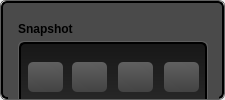
            <widget class="QFrame" name="frame_white_border_10">
             <property name="minimumSize">
              <size>
               <width>225</width>
               <height>0</height>
              </size>
             </property>
             <property name="maximumSize">
              <size>
               <width>230</width>
               <height>16777215</height>
              </size>
             </property>
             <property name="styleSheet">
              <string notr="true">QFrame {
    border: 1px solid rgb(95, 95, 95);
    border-radius: 6px;
}</string>
             </property>
             <property name="frameShape">
              <enum>QFrame::StyledPanel</enum>
             </property>
             <property name="frameShadow">
              <enum>QFrame::Raised</enum>
             </property>
             <property name="lineWidth">
              <number>1</number>
             </property>
             <layout class="QGridLayout" name="gridLayout_14">
              <property name="margin">
               <number>0</number>
              </property>
              <property name="spacing">
               <number>0</number>
              </property>
              <item row="0" column="0">
               <widget class="QFrame" name="frame_center_nest_7">
                <property name="minimumSize">
                 <size>
                  <width>0</width>
                  <height>0</height>
                 </size>
                </property>
                <property name="maximumSize">
                 <size>
                  <width>16777215</width>
                  <height>16777215</height>
                 </size>
                </property>
                <property name="styleSheet">
                 <string notr="true">QFrame {
  background: rgb(74, 74, 74);
    border-style: solid;
    border: 2px solid #000000;
    border-radius: 6px;
}</string>
                </property>
                <property name="frameShape">
                 <enum>QFrame::StyledPanel</enum>
                </property>
                <property name="frameShadow">
                 <enum>QFrame::Raised</enum>
                </property>
                <property name="lineWidth">
                 <number>1</number>
                </property>
                <widget class="QFrame" name="frame_13">
                 <property name="geometry">
                  <rect>
                   <x>7</x>
                   <y>10</y>
                   <width>211</width>
                   <height>241</height>
                  </rect>
                 </property>
                 <property name="styleSheet">
                  <string notr="true">border: none;</string>
                 </property>
                 <property name="frameShape">
                  <enum>QFrame::StyledPanel</enum>
                 </property>
                 <property name="frameShadow">
                  <enum>QFrame::Raised</enum>
                 </property>
                 <widget class="QLabel" name="label_14">
                  <property name="geometry">
                   <rect>
                    <x>10</x>
                    <y>10</y>
                    <width>161</width>
                    <height>16</height>
                   </rect>
                  </property>
                  <property name="font">
                   <font>
                    <weight>75</weight>
                    <bold>true</bold>
                   </font>
                  </property>
                  <property name="styleSheet">
                   <string notr="true">border: none;</string>
                  </property>
                  <property name="text">
                   <string>Snapshot</string>
                  </property>
                 </widget>
                 <widget class="QFrame" name="frame_74">
                  <property name="geometry">
                   <rect>
                    <x>10</x>
                    <y>30</y>
                    <width>190</width>
                    <height>200</height>
                   </rect>
                  </property>
                  <property name="minimumSize">
                   <size>
                    <width>190</width>
                    <height>100</height>
                   </size>
                  </property>
                  <property name="maximumSize">
                   <size>
                    <width>190</width>
                    <height>200</height>
                   </size>
                  </property>
                  <property name="styleSheet">
                   <string notr="true">QFrame {
background-color: none;
border: 1px solid rgb(95, 95, 95)
}</string>
                  </property>
                  <property name="frameShape">
                   <enum>QFrame::StyledPanel</enum>
                  </property>
                  <property name="frameShadow">
                   <enum>QFrame::Raised</enum>
                  </property>
                  <widget class="QFrame" name="frame_75">
                   <property name="geometry">
                    <rect>
                     <x>1</x>
                     <y>1</y>
                     <width>188</width>
                     <height>198</height>
                    </rect>
                   </property>
                   <property name="minimumSize">
                    <size>
                     <width>100</width>
                     <height>198</height>
                    </size>
                   </property>
                   <property name="maximumSize">
                    <size>
                     <width>190</width>
                     <height>198</height>
                    </size>
                   </property>
                   <property name="styleSheet">
                    <string notr="true">QFrame {

background-color: qlineargradient(spread:pad, x1:0, y1:0, x2:0, y2:1, stop:0 rgba(23, 23, 23, 255), stop:0.497561 rgba(50, 50, 50, 255), stop:1 rgba(44, 44, 44, 255));
border: 2px solid black;
}</string>
                   </property>
                   <property name="frameShape">
                    <enum>QFrame::StyledPanel</enum>
                   </property>
                   <property name="frameShadow">
                    <enum>QFrame::Raised</enum>
                   </property>
                   <widget class="QPushButton" name="pushButton_64">
                    <property name="geometry">
                     <rect>
                      <x>9</x>
                      <y>20</y>
                      <width>35</width>
                      <height>30</height>
                     </rect>
                    </property>
                    <property name="minimumSize">
                     <size>
                      <width>20</width>
                      <height>20</height>
                     </size>
                    </property>
                    <property name="maximumSize">
                     <size>
                      <width>130</width>
                      <height>100</height>
                     </size>
                    </property>
                    <property name="font">
                     <font>
                      <pointsize>10</pointsize>
                      <weight>75</weight>
                      <bold>true</bold>
                     </font>
                    </property>
                    <property name="styleSheet">
                     <string notr="true">QPushButton:hover
{
    border: 1px solid #78879b;
    color: silver;
}

QPushButton
{
    border-color: rgb(0,0,0);
}

QPushButton {
background-color: qlineargradient(spread:pad, x1:0.546341, y1:1, x2:0.512195, y2:0, stop:0 rgba(67, 67, 67, 255), stop:1 rgba(96, 96, 96, 255));
border-radius: 5px;
}</string>
                    </property>
                    <property name="text">
                     <string/>
                    </property>
                    <property name="icon">
                     <iconset resource="grey_icons.qrc">
                      <normaloff>:/greys/images/grey_icons/10pc_gray_badge.svg</normaloff>:/greys/images/grey_icons/10pc_gray_badge.svg</iconset>
                    </property>
                    <property name="iconSize">
                     <size>
                      <width>28</width>
                      <height>28</height>
                     </size>
                    </property>
                   </widget>
                   <widget class="QPushButton" name="pushButton_65">
                    <property name="geometry">
                     <rect>
                      <x>53</x>
                      <y>20</y>
                      <width>35</width>
                      <height>30</height>
                     </rect>
                    </property>
                    <property name="minimumSize">
                     <size>
                      <width>20</width>
                      <height>20</height>
                     </size>
                    </property>
                    <property name="maximumSize">
                     <size>
                      <width>130</width>
                      <height>100</height>
                     </size>
                    </property>
                    <property name="font">
                     <font>
                      <pointsize>10</pointsize>
                      <weight>75</weight>
                      <bold>true</bold>
                     </font>
                    </property>
                    <property name="styleSheet">
                     <string notr="true">QPushButton:hover
{
    border: 1px solid #78879b;
    color: silver;
}

QPushButton
{
    border-color: rgb(0,0,0);
}

QPushButton {
background-color: qlineargradient(spread:pad, x1:0.546341, y1:1, x2:0.512195, y2:0, stop:0 rgba(67, 67, 67, 255), stop:1 rgba(96, 96, 96, 255));
border-radius: 5px;
}</string>
                    </property>
                    <property name="text">
                     <string/>
                    </property>
                    <property name="icon">
                     <iconset resource="grey_icons.qrc">
                      <normaloff>:/greys/images/grey_icons/10pc_gray_clipboard.svg</normaloff>:/greys/images/grey_icons/10pc_gray_clipboard.svg</iconset>
                    </property>
                    <property name="iconSize">
                     <size>
                      <width>28</width>
                      <height>28</height>
                     </size>
                    </property>
                   </widget>
                   <widget class="QPushButton" name="pushButton_66">
                    <property name="geometry">
                     <rect>
                      <x>99</x>
                      <y>20</y>
                      <width>35</width>
                      <height>30</height>
                     </rect>
                    </property>
                    <property name="minimumSize">
                     <size>
                      <width>20</width>
                      <height>20</height>
                     </size>
                    </property>
                    <property name="maximumSize">
                     <size>
                      <width>130</width>
                      <height>100</height>
                     </size>
                    </property>
                    <property name="font">
                     <font>
                      <pointsize>10</pointsize>
                      <weight>75</weight>
                      <bold>true</bold>
                     </font>
                    </property>
                    <property name="styleSheet">
                     <string notr="true">QPushButton:hover
{
    border: 1px solid #78879b;
    color: silver;
}

QPushButton
{
    border-color: rgb(0,0,0);
}

QPushButton {
background-color: qlineargradient(spread:pad, x1:0.546341, y1:1, x2:0.512195, y2:0, stop:0 rgba(67, 67, 67, 255), stop:1 rgba(96, 96, 96, 255));
border-radius: 5px;
}</string>
                    </property>
                    <property name="text">
                     <string/>
                    </property>
                    <property name="icon">
                     <iconset resource="grey_icons.qrc">
                      <normaloff>:/greys/images/grey_icons/1opc_gray_trash.svg</normaloff>:/greys/images/grey_icons/1opc_gray_trash.svg</iconset>
                    </property>
                    <property name="iconSize">
                     <size>
                      <width>28</width>
                      <height>28</height>
                     </size>
                    </property>
                   </widget>
                   <widget class="QPushButton" name="pushButton_67">
                    <property name="geometry">
                     <rect>
                      <x>145</x>
                      <y>20</y>
                      <width>35</width>
                      <height>30</height>
                     </rect>
                    </property>
                    <property name="minimumSize">
                     <size>
                      <width>20</width>
                      <height>20</height>
                     </size>
                    </property>
                    <property name="maximumSize">
                     <size>
                      <width>130</width>
                      <height>100</height>
                     </size>
                    </property>
                    <property name="font">
                     <font>
                      <pointsize>10</pointsize>
                      <weight>75</weight>
                      <bold>true</bold>
                     </font>
                    </property>
                    <property name="styleSheet">
                     <string notr="true">QPushButton:hover
{
    border: 1px solid #78879b;
    color: silver;
}

QPushButton
{
    border-color: rgb(0,0,0);
}

QPushButton {
background-color: qlineargradient(spread:pad, x1:0.546341, y1:1, x2:0.512195, y2:0, stop:0 rgba(67, 67, 67, 255), stop:1 rgba(96, 96, 96, 255));
border-radius: 5px;
}</string>
                    </property>
                    <property name="text">
                     <string/>
                    </property>
                    <property name="icon">
                     <iconset resource="grey_icons.qrc">
                      <normaloff>:/greys/images/grey_icons/10pc_gray_eye.svg</normaloff>:/greys/images/grey_icons/10pc_gray_eye.svg</iconset>
                    </property>
                    <property name="iconSize">
                     <size>
                      <width>28</width>
                      <height>28</height>
                     </size>
                    </property>
                   </widget>
                   <widget class="QLabel" name="labelSnapshotThumbnail_14">
                    <property name="geometry">
                     <rect>
                      <x>13</x>
                      <y>60</y>
                      <width>161</width>
                      <height>131</height>
                     </rect>
                    </property>
                    <property name="styleSheet">
                     <string notr="true">border: none;</string>
                    </property>
                    <property name="text">
                     <string/>
                    </property>
                    <property name="pixmap">
                     <pixmap resource="oct_gallery_resources.qrc">:/website/images/oct_gallery/retina_angiograph_03.jpg</pixmap>
                    </property>
                    <property name="scaledContents">
                     <bool>true</bool>
                    </property>
                   </widget>
                  </widget>
                 </widget>
                </widget>
               </widget>
              </item>
             </layout>
            </widget>
